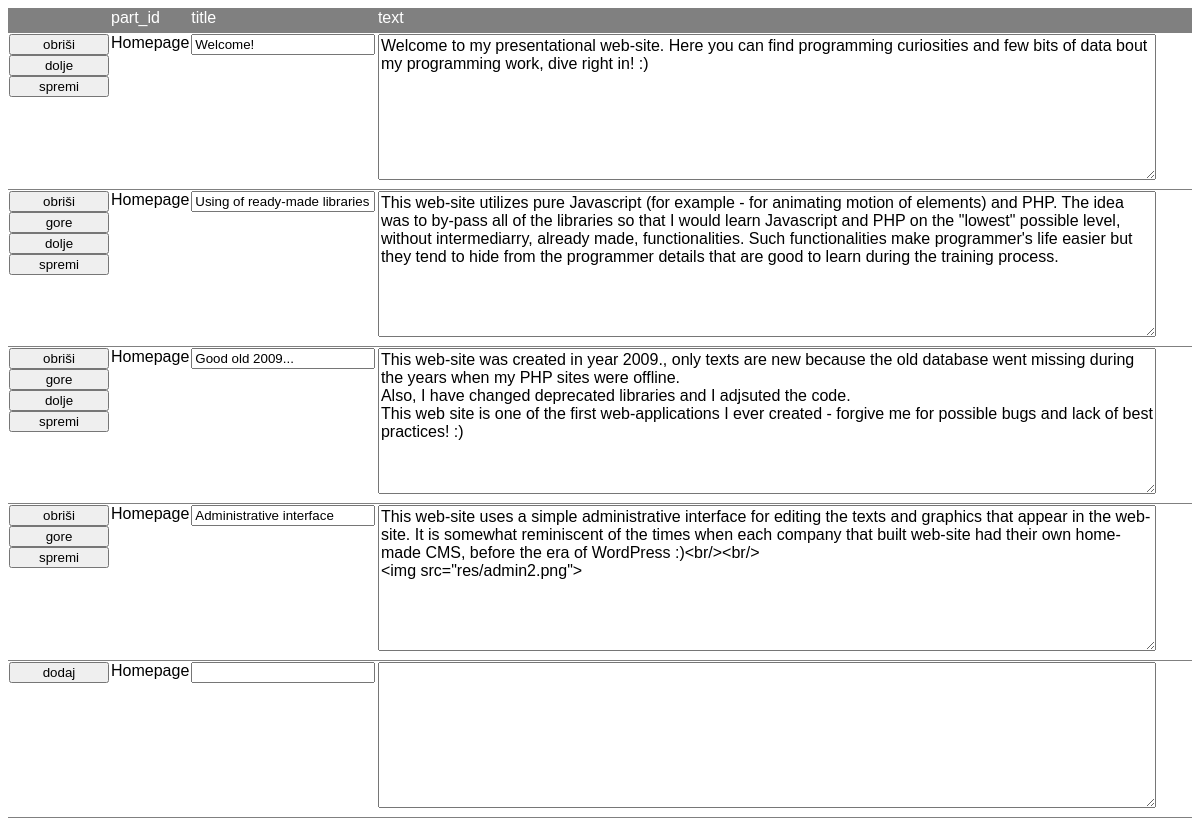
Before: /admin/home.php (signed in) with the older database file.
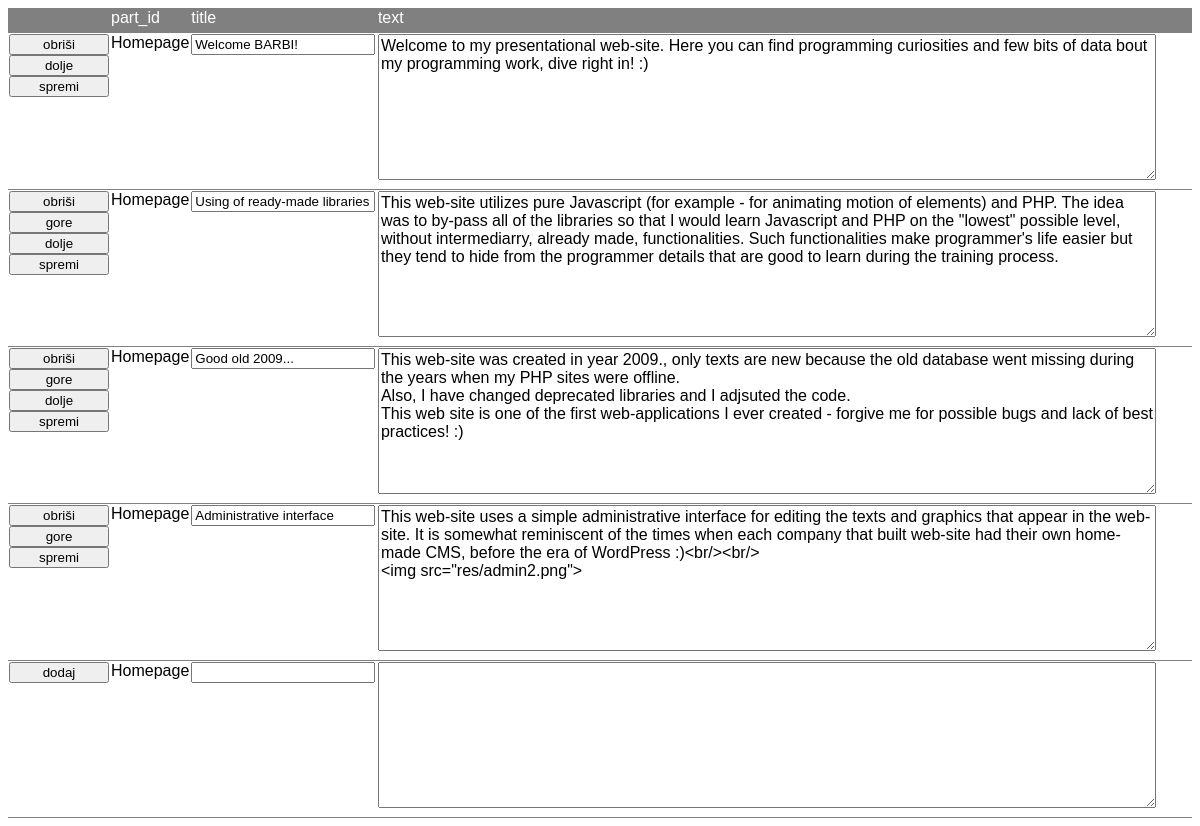
After: the same page with the newer database file.
### tables this page shows
CREATE TABLE IF NOT EXISTS `text_modules` (
  `text_module_id` int(11) NOT NULL AUTO_INCREMENT,
  `part_id` varchar(256) NOT NULL,
  `text` text NOT NULL,
  `_order` int(11) NOT NULL,
  `title` varchar(256) NOT NULL,
  PRIMARY KEY (`text_module_id`)
);

### classes.php (called while the page is built, shortened)
<?php
if(!class_exists("connect"))
{
	class connect
	{
		public $dbhost = 'localhost';
		public $dbuser = 'root';
		public $dbpass = '';
		public $dbname = '';
		function __construct()
		{
			if(!isset($_SESSION['lang']) || $_SESSION['lang'] == "cro")
			{
				$this->dbname = "personal-web-ig_hr";
			}
			$this->mysqli = new mysqli($this->dbhost, $this->dbuser, $this->dbpass, $this->dbname);
		}
	}
}
?>

### admin/home.php (the view, shortened to what this page needs)
<!DOCTYPE html PUBLIC "-//W3C//DTD XHTML 1.0 Transitional//EN" "http://www.w3.org/TR/xhtml1/DTD/xhtml1-transitional.dtd">
<html xmlns="http://www.w3.org/1999/xhtml">
<head>
	<link rel="stylesheet" type="text/css" href="admin.css"></script>
</head>
<body>
<?php
		include("../classes.php");
		$conn = new connect();
		$textModulesResult = $conn->mysqli->query("select * from text_modules where part_id = 'Homepage' order by _order");
		echo "<form method='POST' id='formHome'> <input type='hidden' name='inpAction' id='inpAction'>";
		echo "<table width='100%' cellpading='0' cellspacing='0' class='adminTable'>";
		echo '<tr><td style="border-bottom:1px gray solid;padding-bottom:5px" ></td><td style="border-bottom:1px gray solid;padding-bottom:5px" >part_id</td><td style="border-bottom:1px gray solid;padding-bottom:5px" >title</td><td style="border-bottom:1px gray solid;padding-bottom:5px" >text</td style="border-bottom:1px gray solid;padding-bottom:5px" ></tr>';
		$counter = 1;
		$count = $textModulesResult->num_rows;
		while($row = $textModulesResult->fetch_array())
		{
			echo "<tr>";
			echo '<td width="8%" height="150" style="border-bottom:1px gray solid;padding-bottom:5px" valign="top">';
			echo '<button onclick="handleClick(\'delete\',\''.$row["text_module_id"].'\',null ,\''.$row["_order"].'\')">obriši</button><br/>';
			if($counter > 1)
			{
				echo '<button onclick="handleClick(\'up\',\''.  $row["text_module_id"].'\',null ,\''.$row["_order"].'\')">gore</button><br/>';
			}
			if($counter < $count)
			{
				echo '<button onclick="handleClick(\'down\',\''.$row["text_module_id"].'\',null ,\''.$row["_order"].'\')">dolje</button><br/>';
			}
			echo '<button onclick="handleClick(\'save\',\''.$row["text_module_id"].'\',null ,\''.$row["_order"].'\')">spremi</button></td>';
			echo "<td width='6%'  height='150' style='border-bottom:1px gray solid;padding-bottom:5px' valign='top'>".$row["part_id"]."</td>";
			echo "<td width='16%' height='150' style='border-bottom:1px gray solid;padding-bottom:5px' valign='top'><input style='width:95%' id='inpTitle".$row["text_module_id"]."' name='inpTitle".$row["text_module_id"]."' type='text' value='".$row['title']."'></input></td>";
			echo "<td width='70%' height='150' style='border-bottom:1px gray solid;padding-bottom:5px' valign='top'><textarea style='width:95%;height:140px' id='txtText".$row["text_module_id"]."' name='txtText".$row["text_module_id"]."'>".$row["text"]."</textarea></td>";
			echo "</tr>";
			$counter++;
		}
			echo "<tr>";
			echo '<td width="8%" height="150" style="border-bottom:1px gray solid;padding-bottom:5px" valign="top"><button value="gore" onclick="handleClick(\'new\',\'\',\'\')">dodaj</button></td>';
			echo "<td width='6%'  height='150' style='border-bottom:1px gray solid;padding-bottom:5px' valign='top'>Homepage</td>";
			echo "<td width='16%' height='150' style='border-bottom:1px gray solid;padding-bottom:5px' valign='top'><input style='width:95%' id= id='inpTitleNew' name='inpTitleNew' type='text' value='".$row['title']."'></input></td>";
			echo "<td width='70%' height='150' style='border-bottom:1px gray solid;padding-bottom:5px' valign='top'><textarea style='width:95%;height:140px' id='txtTextNew' name='txtTextNew'>".$row["text"]."</textarea></td>";
			echo "</tr>";
		echo "</table></form>";
?>
</body>
</html>

Changed rows visible on the page:
changed text_modules: title "Welcome!" → "Welcome BARBI!"
